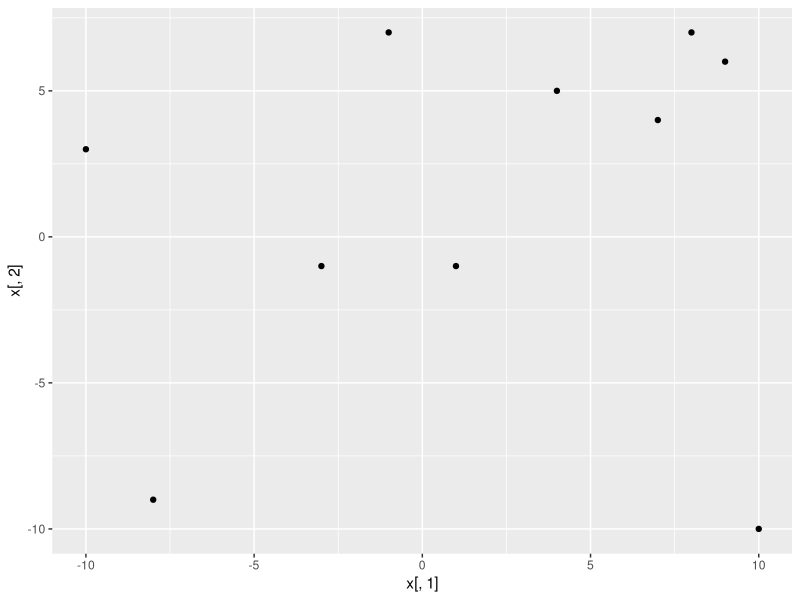

Reproduce this figure in R.
# I am using https://intro2r.com/use_git.html
# to start over use rm(list = ls())
library(ggplot2)
x <- data.frame(matrix(round(runif(100,-10,10),0),nrow = 10))
ggplot(x,aes(x[,1],x[,2]))+geom_point()
